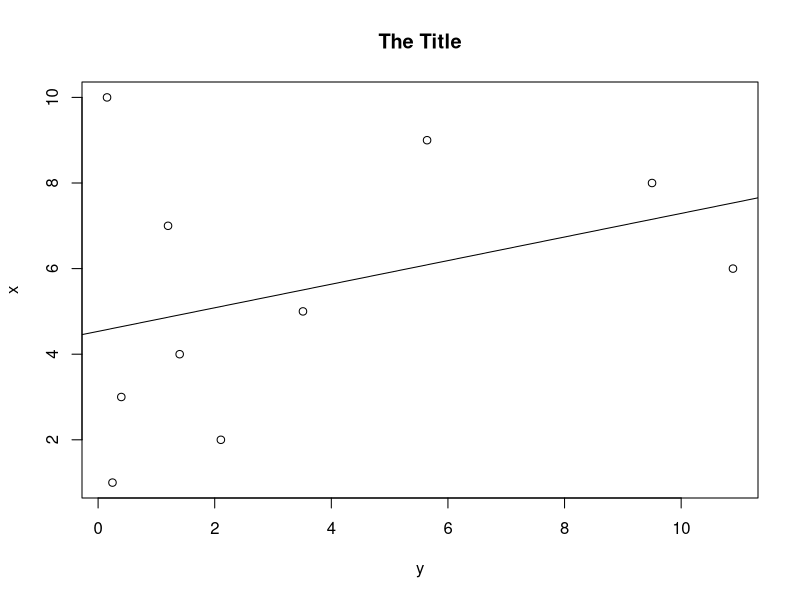
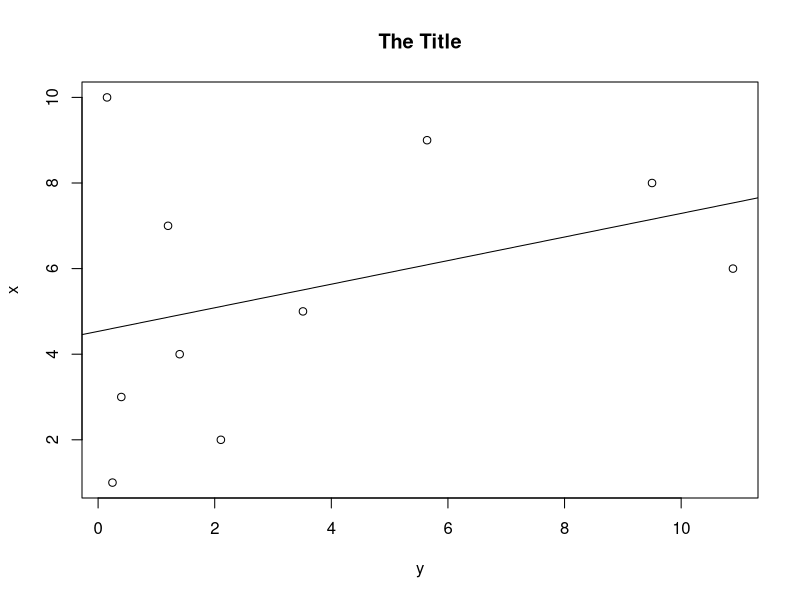
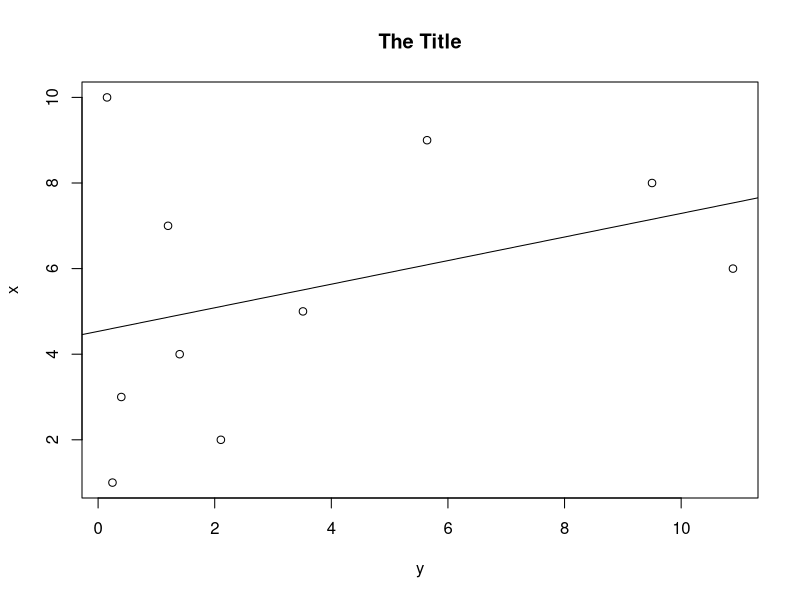
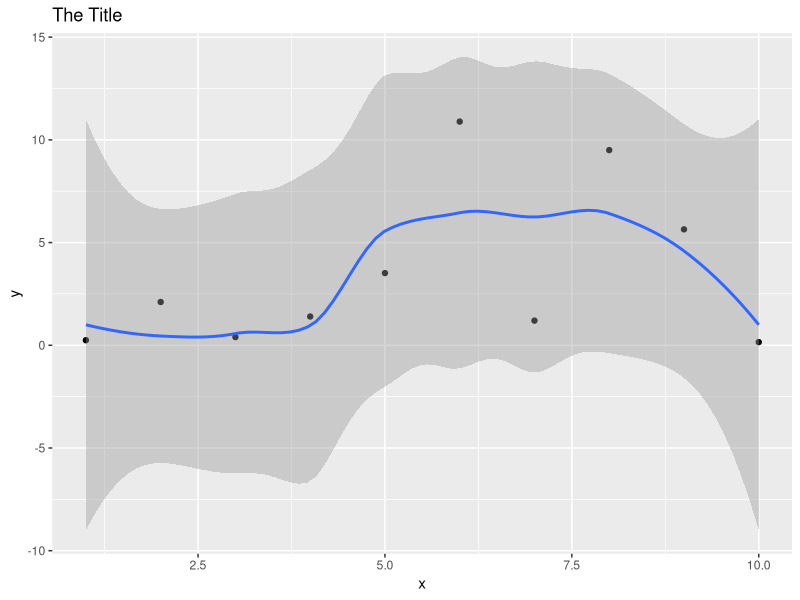
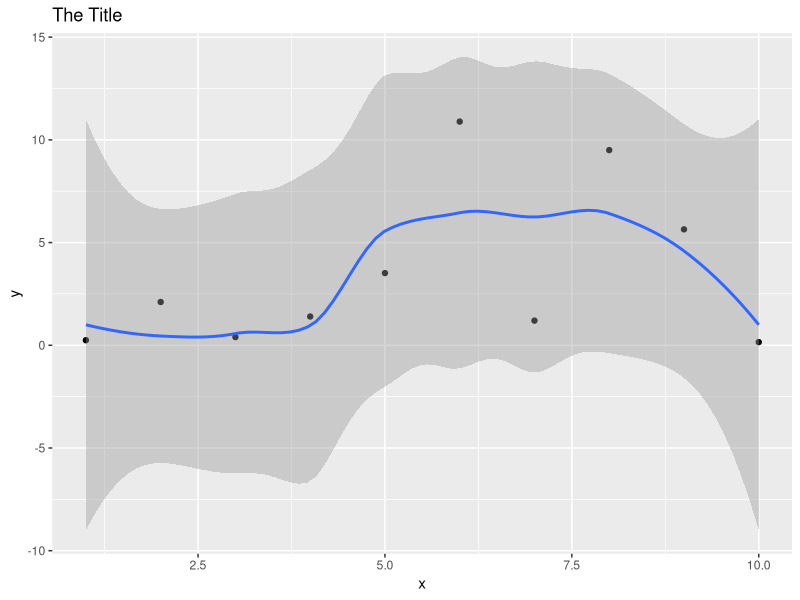
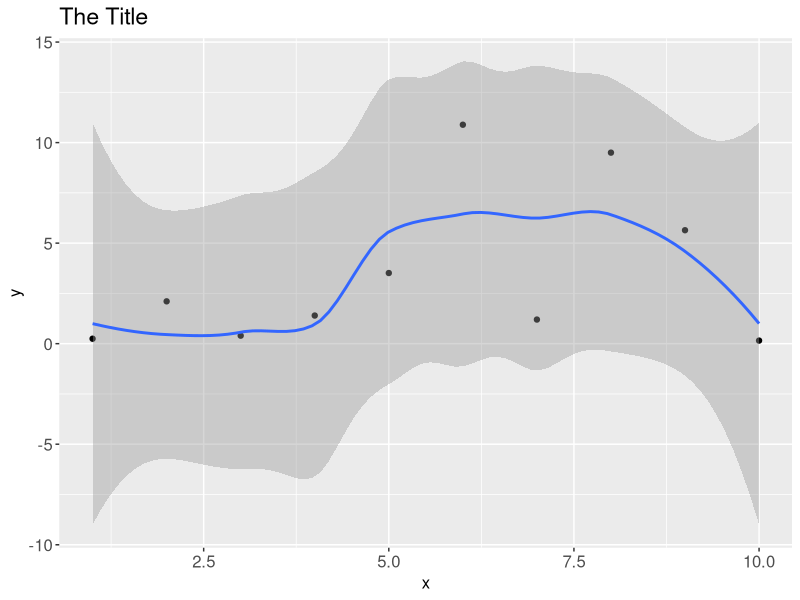

The R script that drew these images, in order:
#!/usr/bin/Rscript
# copyed  from https://www.danliden.com/post/hi-res-figs-01222020/
## Comment
#High Resolution R Figures with Consistent Font Sizes

#Introduction
#In this post, I go over the process for exporting high-resolution graphics of the desired size with consistent layouts and font sizes. In the past, when experimenting with size changes, I would run into the following problems:

#Figures exported using the default options would appear fuzzy/pixelated when posted online.
#Manually resizing figures would result in stretched or otherwise distorted figure elements (especially text)
#Specifying higher resolutions in R would result in text that did not match the anticipated font sizes and other plot elements that appeared excessively large or excessively small.
#I will not go into the nuts and bolts of how and why the following approches work – lots of dividing by pixel counts. I will instead show the basic approach to export high-resolution figures under both base R and ggplot. Note that I will be focusing on png images. In some cases, it may be preferable to use a vector-based format such as svg or eps, but that is beyond the scope of this post.

#The key points, under both base R and ggplot, are:

#explicitly specify the font size
#explicitly specify the width and height of the plot (ideally in inches, as resolution is specified in ppi, or pixels per inch.
#export the figure with, e.g., png() or ggsave(), instead of copying or exporting from RStudio after interactively resizing the figure. This is, in large part, to ensure reproducibility.
#Base R
#In base R, most of the work of exporting high-quality graphics occurs in the function used to export the figues (in this case, png()). We use pointsize to specify the font size; width and height to specify the dimensions of the figure; units to specify the unit of the arguments passed to width and height (in this case, inches); and res to specify the resolution in ppi.

#Here we compare a figure exported with default options to one exported with all of the above details specified. Note that we have saved the path argument as a variable (not shown).

#Figure in Base R with Default Options
path = "../static/images/hi-res-figs-01222020"
x <- 1:10
y <- x*abs(rnorm(10))

png(filename=paste(path,"/lowres.png",sep=""))
plot(x~y, main="The Title")
abline(lm(x~y))
dev.off()

#This looks fine on my 1080p display. On higher resolution displays, or after zooming in just a bit, it doesn’t look as good.

#High-Resolution Figure with Incorrect Figure Component Dimensions in Base R
#Let’s try increasing the resolution without carefully specifying the dimensions, font size, etc. We are going to increase the ppi to 200 (the default is 72).

png(filename=paste(path,"/hires-nosettings.png",sep=""), res=200)
plot(x~y, main="The Title")
abline(lm(x~y))
dev.off()

#This is pretty clearly not what we want! We have now made all of the figure elements huge while keeping the plot constrained to the same small area.

#High-Resolution Figure with Correct Font Sizes in Base R
#Let’s fix this by specifying the font size and fixing the dimensions. We will create a 5 inch by 5 inch (the R default) 300 dpi image while preserving the correct sizes of elements in the figure. We also specify a 14 point font.

png(filename=paste(path,"/hires.png",sep=""), width=5, height=5,
    units="in", res=300, pointsize=12)
plot(x~y, main="The Title")
abline(lm(x~y))
dev.off()

#This figure looks good. The fonts sizes are as specified, and unless you zoom in very, very close, the image does not look pixellated.

#Note that the pointsize argument also controls the size of the points (not just font size): a small pointsize will result in small points. The sizes of individual components (e.g. title, axis labels, points, lines, etc.) can also be controlled individually, but that is beyond the scope of this post.

#High-resolution figures in ggplot
#We will repeat the same general procedure as above using the ggplot2 package.

#Figure in ggplot2 with default options
library(ggplot2)
ggplot_example <- ggplot(data.frame(x,y), mapping=aes(x=x,y=y)) +
  geom_point() +
  geom_smooth() +
  ggtitle("The Title")
ggsave(filename="gg-default.png", plot=ggplot_example, device="png", path=path)


#This doesn’t actually look half bad! ggsave attempts to use reasonable defaults. In particular, it defaults to 300 dpi.

#Figure in ggplot2 with higher resolution
#Let’s leave the size alone and see what happens when we try to increase the resolution. We probably would not have to do so as 300 is sufficient in most cases.

ggsave(filename="gg-higher-res.png", plot=ggplot_example, device="png", path=path,
       dpi=500)


#This still looks great! Let’s finish by specifying some fonts and size the figure down to the 5 inch by 5 inch used before.

#Formatted, high-resolution ggplot2 figure
ggplot_formatted <- ggplot_example +
  theme(title=element_text(size=14, hjust=0.5),
        axis.title=element_text(size=12),
        axis.text = element_text(size=12))

ggsave(filename="gg-formatted.png", plot=ggplot_formatted, device="png",
       path=path, height=5, width=5, units="in", dpi=500)


#In summary, ggsave is a reliable option with reasonable defaults. Base R graphics require a little more work, but it is still feasible to export high-quality graphics.

#reference #blog #R #instructional
